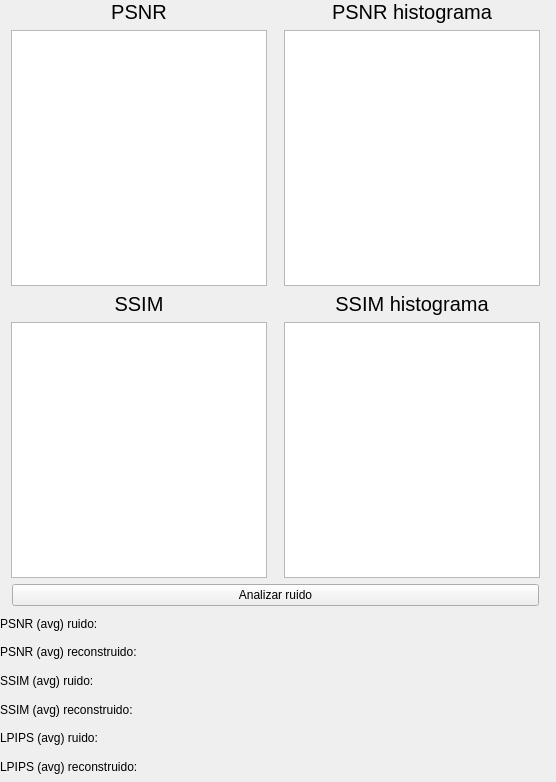
<?xml version="1.0" encoding="UTF-8"?>
<ui version="4.0">
 <class>Analisis_Ruido_metricas</class>
 <widget class="QWidget" name="noise_analysis_metrics">
  <property name="geometry">
   <rect>
    <x>0</x>
    <y>0</y>
    <width>556</width>
    <height>782</height>
   </rect>
  </property>
  <property name="minimumSize">
   <size>
    <width>498</width>
    <height>77</height>
   </size>
  </property>
  <property name="windowTitle">
   <string>Form</string>
  </property>
  <widget class="QWidget" name="verticalLayoutWidget">
   <property name="geometry">
    <rect>
     <x>0</x>
     <y>0</y>
     <width>551</width>
     <height>778</height>
    </rect>
   </property>
   <layout class="QVBoxLayout" name="verticalLayout">
    <item>
     <layout class="QGridLayout" name="gridLayout">
      <item row="1" column="1">
       <widget class="QGraphicsView" name="plot_psnr_histograma">
        <property name="sizePolicy">
         <sizepolicy hsizetype="Fixed" vsizetype="Preferred">
          <horstretch>0</horstretch>
          <verstretch>0</verstretch>
         </sizepolicy>
        </property>
        <property name="minimumSize">
         <size>
          <width>256</width>
          <height>256</height>
         </size>
        </property>
       </widget>
      </item>
      <item row="2" column="1">
       <widget class="QLabel" name="ssim_histo_text">
        <property name="font">
         <font>
          <pointsize>15</pointsize>
         </font>
        </property>
        <property name="text">
         <string>SSIM histograma</string>
        </property>
        <property name="alignment">
         <set>Qt::AlignCenter</set>
        </property>
       </widget>
      </item>
      <item row="1" column="0">
       <widget class="QGraphicsView" name="plot_psnr">
        <property name="sizePolicy">
         <sizepolicy hsizetype="Fixed" vsizetype="Preferred">
          <horstretch>0</horstretch>
          <verstretch>0</verstretch>
         </sizepolicy>
        </property>
        <property name="minimumSize">
         <size>
          <width>256</width>
          <height>256</height>
         </size>
        </property>
       </widget>
      </item>
      <item row="0" column="1">
       <widget class="QLabel" name="psnr_histo_title_text">
        <property name="font">
         <font>
          <pointsize>15</pointsize>
         </font>
        </property>
        <property name="text">
         <string>PSNR histograma</string>
        </property>
        <property name="alignment">
         <set>Qt::AlignCenter</set>
        </property>
       </widget>
      </item>
      <item row="2" column="0">
       <widget class="QLabel" name="ssim_title_text">
        <property name="font">
         <font>
          <pointsize>15</pointsize>
         </font>
        </property>
        <property name="text">
         <string>SSIM</string>
        </property>
        <property name="alignment">
         <set>Qt::AlignCenter</set>
        </property>
       </widget>
      </item>
      <item row="3" column="0">
       <widget class="QGraphicsView" name="plot_ssim">
        <property name="sizePolicy">
         <sizepolicy hsizetype="Fixed" vsizetype="Preferred">
          <horstretch>0</horstretch>
          <verstretch>0</verstretch>
         </sizepolicy>
        </property>
        <property name="minimumSize">
         <size>
          <width>256</width>
          <height>256</height>
         </size>
        </property>
       </widget>
      </item>
      <item row="0" column="0">
       <widget class="QLabel" name="psnr_title_text">
        <property name="font">
         <font>
          <pointsize>15</pointsize>
         </font>
        </property>
        <property name="text">
         <string>PSNR</string>
        </property>
        <property name="alignment">
         <set>Qt::AlignCenter</set>
        </property>
       </widget>
      </item>
      <item row="3" column="1">
       <widget class="QGraphicsView" name="plot_ssim_histograma">
        <property name="sizePolicy">
         <sizepolicy hsizetype="Fixed" vsizetype="Preferred">
          <horstretch>0</horstretch>
          <verstretch>0</verstretch>
         </sizepolicy>
        </property>
        <property name="minimumSize">
         <size>
          <width>256</width>
          <height>256</height>
         </size>
        </property>
       </widget>
      </item>
     </layout>
    </item>
    <item>
     <layout class="QVBoxLayout" name="verticalLayout_2">
      <property name="leftMargin">
       <number>12</number>
      </property>
      <property name="rightMargin">
       <number>12</number>
      </property>
      <item>
       <widget class="QPushButton" name="analyze_noise_button">
        <property name="enabled">
         <bool>true</bool>
        </property>
        <property name="sizePolicy">
         <sizepolicy hsizetype="Minimum" vsizetype="Fixed">
          <horstretch>0</horstretch>
          <verstretch>0</verstretch>
         </sizepolicy>
        </property>
        <property name="text">
         <string>Analizar ruido</string>
        </property>
       </widget>
      </item>
     </layout>
    </item>
    <item>
     <layout class="QGridLayout" name="gridLayout_2">
      <item row="4" column="1">
       <widget class="QLabel" name="lpips_avg_ruido_value">
        <property name="text">
         <string/>
        </property>
       </widget>
      </item>
      <item row="4" column="0">
       <widget class="QLabel" name="lpips_avg_ruido_text">
        <property name="text">
         <string>LPIPS (avg) ruido:</string>
        </property>
       </widget>
      </item>
      <item row="0" column="1">
       <widget class="QLabel" name="psnr_avg_ruido_value">
        <property name="text">
         <string/>
        </property>
       </widget>
      </item>
      <item row="2" column="0">
       <widget class="QLabel" name="ssim_avg_ruido_text">
        <property name="text">
         <string>SSIM (avg) ruido:</string>
        </property>
       </widget>
      </item>
      <item row="0" column="0">
       <widget class="QLabel" name="psnr_avg_ruido_text">
        <property name="text">
         <string>PSNR (avg) ruido:</string>
        </property>
       </widget>
      </item>
      <item row="3" column="0">
       <widget class="QLabel" name="ssim_avg_reconstruido_text">
        <property name="text">
         <string>SSIM (avg) reconstruido:</string>
        </property>
       </widget>
      </item>
      <item row="2" column="1">
       <widget class="QLabel" name="ssim_avg_ruido_value">
        <property name="text">
         <string/>
        </property>
       </widget>
      </item>
      <item row="1" column="0">
       <widget class="QLabel" name="psnr_avg_reconstruido_text">
        <property name="text">
         <string>PSNR (avg) reconstruido:</string>
        </property>
       </widget>
      </item>
      <item row="1" column="1">
       <widget class="QLabel" name="psnr_avg_reconstruido_value">
        <property name="text">
         <string/>
        </property>
       </widget>
      </item>
      <item row="3" column="1">
       <widget class="QLabel" name="ssim_avg_reconstruido_value">
        <property name="text">
         <string/>
        </property>
       </widget>
      </item>
      <item row="5" column="0">
       <widget class="QLabel" name="lpips_avg_reconstruido_text">
        <property name="text">
         <string>LPIPS (avg) reconstruido:</string>
        </property>
       </widget>
      </item>
      <item row="5" column="1">
       <widget class="QLabel" name="lpips_avg_reconstruido_value">
        <property name="text">
         <string/>
        </property>
       </widget>
      </item>
     </layout>
    </item>
   </layout>
  </widget>
 </widget>
 <resources/>
 <connections/>
</ui>
